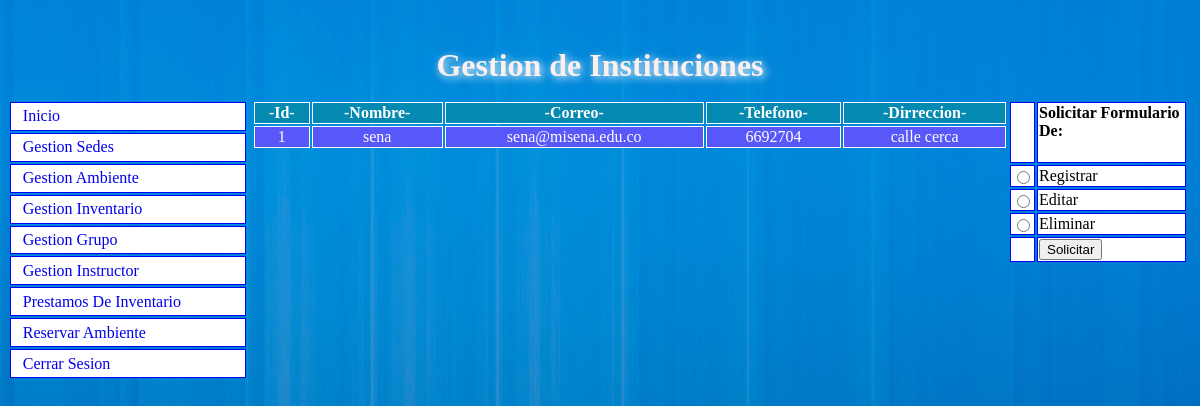
The app's page /gestion_institucion.php (signed in) with its own data.
### tables this page shows
create table instituciones(
id int auto_increment primary key,
nombre varchar(20) not null,
correo varchar(20) not null,
telefono int not null,
direccion varchar(20) not null);

### gestion_institucion.php (the view, shortened to what this page needs)
<?php
if($_SESSION["rolusuario"] != 1){
	header("location:index.php?resp=noAdmin");
}else{
?>
<html>
	<head>
		<link rel="stylesheet" href="estilos.css">
	</head>
	<body>
		<h1>Gestion de Instituciones</h1>
		<table id="links">
			<tr>
				<td><a href="admin.php">inicio</a></td>
			</tr>
			<tr>
				<td><a href="gestion_sede.php">gestion sedes</a> </td>
			</tr>
			<tr>
				<td><a href="gestion_ambiente.php">gestion ambiente</a></td>
			</tr>
			<tr>
				<td><a href="inventario_ambiente.php">gestion inventario</a></td>
			</tr>
			<tr>
				<td><a href="gestion_grupo.php">gestion grupo</a></td>
			</tr>
			<tr>
				<td><a href="gestion_instructor.php">gestion instructor</a></td>
			</tr>
			<tr>
				<td><a href="prestamo_inventario.php">prestamos de inventario</a></td>
			</tr>
			<tr>
				<td><a href="reserva_ambientes.php">reservar ambiente</a></td>
			</tr>
			<tr>
				<td><a href="cerrar.php">cerrar sesion</a></td>
			</tr>
		</table> <br>
		<table id="for1">
			<form action="gestion_institucion.php" method="post" >
				<tr>
					<td></td>
					<td><h4>solicitar formulario de:</h4></td>
				</tr>
				<tr>
			    	<td> <input type="radio" name="decide" value="resgistrar" /></td>
			    	<td>registrar</td>
			    </tr>
			    <tr>
			    	<td><input type="radio" name="decide" value="editar" /></td>
			    	<td>editar</td>
			    </tr>
			    <tr>
			    	<td><input type="radio" name="decide" value="eliminar" /></td>
			    	<td>eliminar</td>
			    </tr>
			    <tr>
					<td></td>
			    	<td><input type="submit" name="submit1" value="Solicitar" /></td>
			    </tr>
			</form>
		</table>
		<?php
			$consultasql = "select * from instituciones";
			$retornoconsultasql = mysql_query($consultasql) or die ("resultado3= ".mysql_error());
			echo "<table id='resultado'>";
				echo "<tr id='titulos'>";
				echo "<th>-id-</th>";
				echo "<th>-nombre-</th>";
				echo "<th>-correo-</th>";
				echo "<th>-telefono-</th>";
				echo "<th>-dirreccion-</th>";
				echo "</tr>";
				while ($recorre = mysql_fetch_row($retornoconsultasql)){
				    echo "<tr id='datos'>";
				    echo "<td>$recorre[0]</td>";
				    echo "<td>$recorre[1]</td>";
				    echo "<td>$recorre[2]</td>";
				    echo "<td>$recorre[3]</td>";
				    echo "<td>$recorre[4]</td>";
				    echo "</tr>";
				}
				echo "</table>";
		?>
	</body>
</html>
<?php
	}
?>

### estilos.css (style rules this page uses)
body { background:url(img/fondo.jpg); background-size: 100% 100%; }
#links { text-transform: capitalize; font-size: 16px; position:absolute; width: 20%; height: 35%; top: 100px; }
#links td { border: 1px solid blue; padding-left: 5%; background-color: white; }
#resultado { position:absolute; top: 100px; left: 21%; text-align: center; width: 63%; color: white; font-size: 16px; }
#resultado #titulos { text-transform: capitalize; background: #0489B1; }
#resultado #datos { background: #5858FA; }
#resultado td, th { border: 1px solid white; }
#for1 { text-transform: capitalize; position:absolute; top: 100px; right: 1%; width: 15%; font-size: 16px; }
#for1 td { background-color: white; border: 1px solid blue; }
a:link { text-decoration: none; }
h1 { position:relative; top: 5%; color: #FBEFEF; text-align: center; text-shadow: 2px 2px 8px #FFFFFF; }

### records on screen
instituciones: id "1", nombre "sena", correo "sena@misena.edu.co", telefono "6692704", direccion "calle cerca"
